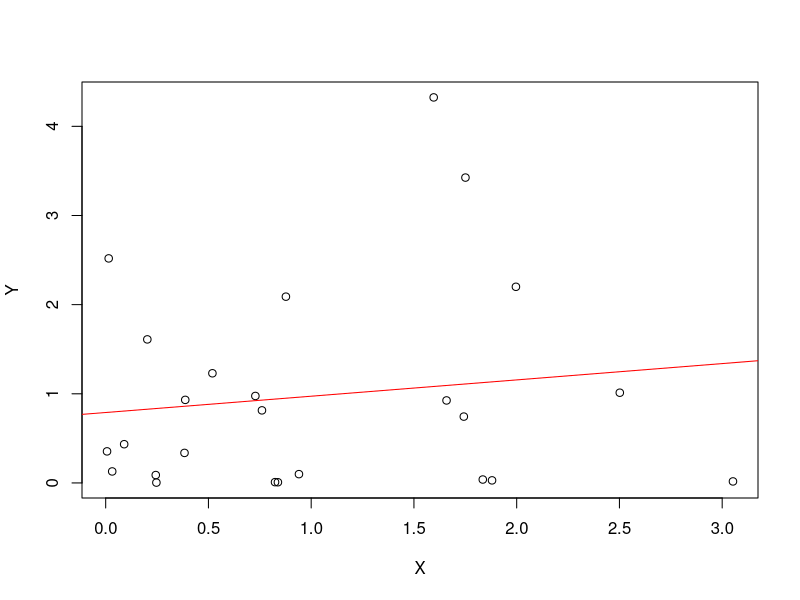

Source code (R):
## ---- chunk 1
knitr::opts_chunk$set(echo = FALSE)
## ---- chunk 2
set.seed(1234); n = 25; X <- rexp(n); Y <- rexp(n)
plot(X,Y); abline(lm(Y~X), col = "red")
